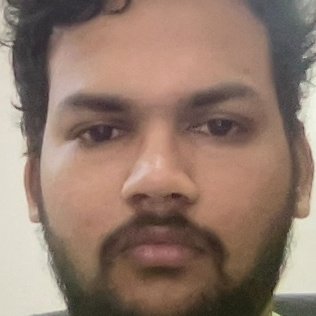
#> input picture dataset/sample/face_1_1.jpg, 316 x 316 px; its folder holds 4 pictures in this run
$ python generate_rotated_images.py
#> lines starting #> are read from the running program, lines starting #| are printed output that depends on the picture
import cv2
import os

# Input and output directories
input_folder = "dataset/sample"
output_folder = "dataset/augmentedDatasetDikshit/rotatedimages"

# Create the output folder if it doesn't exist
if not os.path.exists(output_folder):
    os.makedirs(output_folder)

# Angles for rotation (in degrees)
rotation_angles = [0, 30, 60, 90, 120, 150, 180]  # Adjust as needed

# Loop through the images in the input folder
for filename in os.listdir(input_folder):
    if filename.endswith(".jpg") or filename.endswith(".png"):
        input_path = os.path.join(input_folder, filename)
        output_prefix = os.path.splitext(filename)[0]

        # Load the image
        image = cv2.imread(input_path)
#> image is the input picture: shape (316, 316, 3); mean B, G, R 107.6, 121.5, 145.4

        # Rotate and save images for each angle
        for angle in rotation_angles:
            rotated_image = cv2.rotate(image, cv2.ROTATE_90_CLOCKWISE)  # Rotate clockwise by 90 degrees

            # Save the rotated image
            rotated_output_path = os.path.join(output_folder, f"{output_prefix}_rotated_{angle}.jpg")
            cv2.imwrite(rotated_output_path, rotated_image)

            print(f"Rotated {filename} by {angle} degrees and saved as {rotated_output_path}")
#> this loop made 7 passes
#> pass 1, `rotated_image = cv2.rotate(image, cv2.ROTATE_90_CLOCKWISE)`:
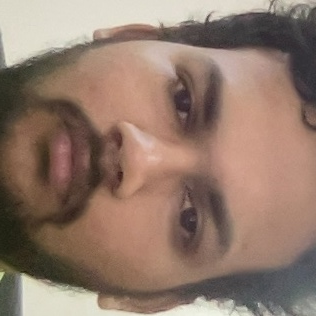
#> rotated_image: shape (316, 316, 3); mean B, G, R 107.6, 121.5, 145.4
#> pass 2 of the loop `for filename in os.listdir(input_folder):`:
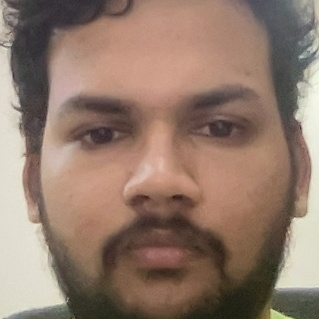
#> input picture dataset/sample/face_2_1.jpg, 319 x 319 px
#> image is the input picture: shape (319, 319, 3); mean B, G, R 107.1, 121.6, 145.3
#> the loop `for angle in rotation_angles:` made 7 passes
#| Rotated face_2_1.jpg by 0 degrees and saved as dataset/augmentedDatasetDikshit/rotatedimages/face_2_1_rotated_0.jpg
#| Rotated face_2_1.jpg by 30 degrees and saved as dataset/augmentedDatasetDikshit/rotatedimages/face_2_1_rotated_30.jpg
#| Rotated face_2_1.jpg by 60 degrees and saved as dataset/augmentedDatasetDikshit/rotatedimages/face_2_1_rotated_60.jpg
#| Rotated face_2_1.jpg by 90 degrees and saved as dataset/augmentedDatasetDikshit/rotatedimages/face_2_1_rotated_90.jpg
#| Rotated face_2_1.jpg by 120 degrees and saved as dataset/augmentedDatasetDikshit/rotatedimages/face_2_1_rotated_120.jpg
#> (further printed lines are left out)
#> pass 1, `rotated_image = cv2.rotate(image, cv2.ROTATE_90_CLOCKWISE)`:
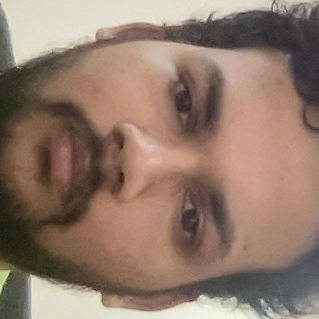
#> rotated_image: shape (319, 319, 3); mean B, G, R 107.1, 121.6, 145.3
#> pass 3 of the loop `for filename in os.listdir(input_folder):`:
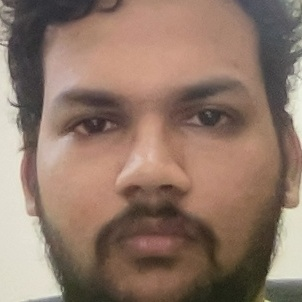
#> input picture dataset/sample/face_3_1.jpg, 302 x 302 px
#> image is the input picture: shape (302, 302, 3); mean B, G, R 104.8, 119.4, 143.9
#> the loop `for angle in rotation_angles:` made 7 passes
#| Rotated face_3_1.jpg by 0 degrees and saved as dataset/augmentedDatasetDikshit/rotatedimages/face_3_1_rotated_0.jpg
#| Rotated face_3_1.jpg by 30 degrees and saved as dataset/augmentedDatasetDikshit/rotatedimages/face_3_1_rotated_30.jpg
#| Rotated face_3_1.jpg by 60 degrees and saved as dataset/augmentedDatasetDikshit/rotatedimages/face_3_1_rotated_60.jpg
#| Rotated face_3_1.jpg by 90 degrees and saved as dataset/augmentedDatasetDikshit/rotatedimages/face_3_1_rotated_90.jpg
#| Rotated face_3_1.jpg by 120 degrees and saved as dataset/augmentedDatasetDikshit/rotatedimages/face_3_1_rotated_120.jpg
#> (further printed lines are left out)
#> pass 1, `rotated_image = cv2.rotate(image, cv2.ROTATE_90_CLOCKWISE)`:
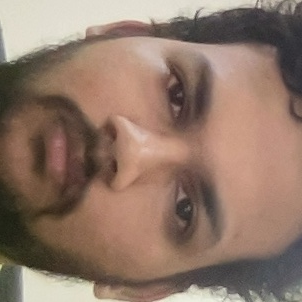
#> rotated_image: shape (302, 302, 3); mean B, G, R 104.8, 119.4, 143.9
#> the loop made 4 passes; the first 3 are shown
